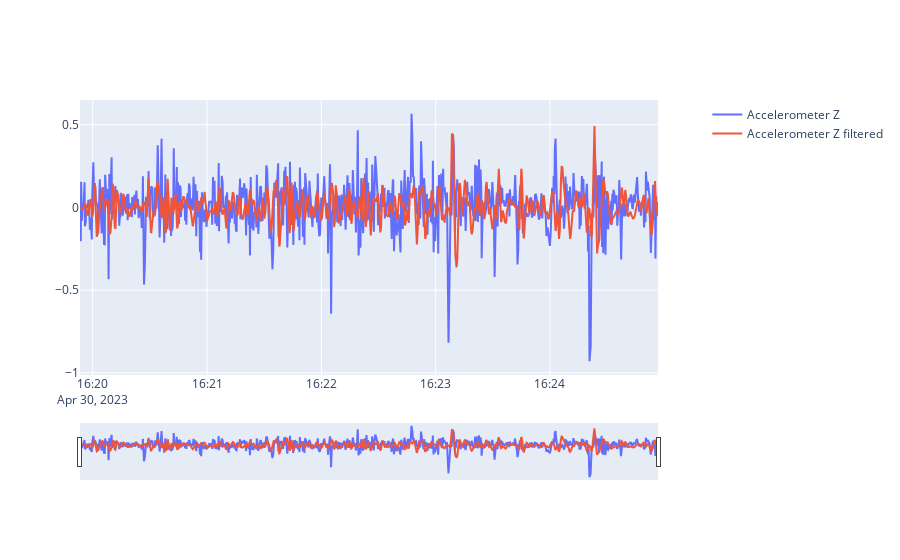

Notebook code cell kept with this figure:
### Code cell
from scipy.signal import butter, lfilter


def butter_bandpass(lowcut, highcut, fs, order=5):
    nyq = 0.5 * fs
    low = lowcut / nyq
    high = highcut / nyq
    b, a = butter(order, [low, high], btype="band")
    return b, a


def butter_bandpass_filter(data, lowcut, highcut, fs, order=5):
    b, a = butter_bandpass(lowcut, highcut, fs, order=order)
    y = lfilter(b, a, data)
    return y


period = df["timestamp"].diff().mean().total_seconds()
fs = 1 / period  # Sampling frequency
low_cutoff = 0.1  # Low cutoff frequency
high_cutoff = 0.5  # High cutoff frequency
if high_cutoff > (0.5 * fs):
    high_cutoff = 0.5 * math.floor(fs)

# b, a = butter_bandpass(low_cutoff, high_cutoff, fs)
# filtered_signal = filtfilt(b, a, df["accelerometerX_t"])
df["_acc_x_filtered"] = butter_bandpass_filter(
    df["_accel_X_t"], low_cutoff, high_cutoff, fs
)
df["_acc_z_filtered"] = butter_bandpass_filter(
    df["_accel_Z_t"], low_cutoff, high_cutoff, fs
)
df["_acc_y_filtered"] = butter_bandpass_filter(
    df["_accel_Y_t"], low_cutoff, high_cutoff, fs
)

fig_butter = make_subplots(specs=[[{"secondary_y": True}]])

fig_butter.add_trace(
    go.Scatter(
        x=df["timestamp"],
        y=df["_accel_Y_t"],
        name="Accelerometer Z",
    )
)

fig_butter.add_trace(
    go.Scatter(
        x=df["timestamp"],
        y=df["_acc_y_filtered"],
        name="Accelerometer Z filtered",
    )
)

fig_butter.update_layout(xaxis=dict(rangeslider=dict(visible=True), type="date"))

fig_butter.show()

### Figure 1 — Plotly figure (JSON) as saved in the notebook; plotly's stock layout.template omitted (floating-point values rounded to 4 significant figures; data arrays with more than 128 entries replaced by an {"elided": "..."} marker saying what was removed)
{"data": [{"name": "Accelerometer Z", "type": "scatter", "x": {"elided": "883 str values"}, "y": {"elided": "883 float values"}}, {"name": "Accelerometer Z filtered", "type": "scatter", "x": {"elided": "883 str values"}, "y": {"elided": "883 float values"}}], "layout": {"xaxis": {"anchor": "y", "domain": [0, 0.94], "rangeslider": {"visible": true}, "type": "date"}, "yaxis": {"anchor": "x", "domain": [0, 1]}, "yaxis2": {"anchor": "x", "overlaying": "y", "side": "right"}}}
